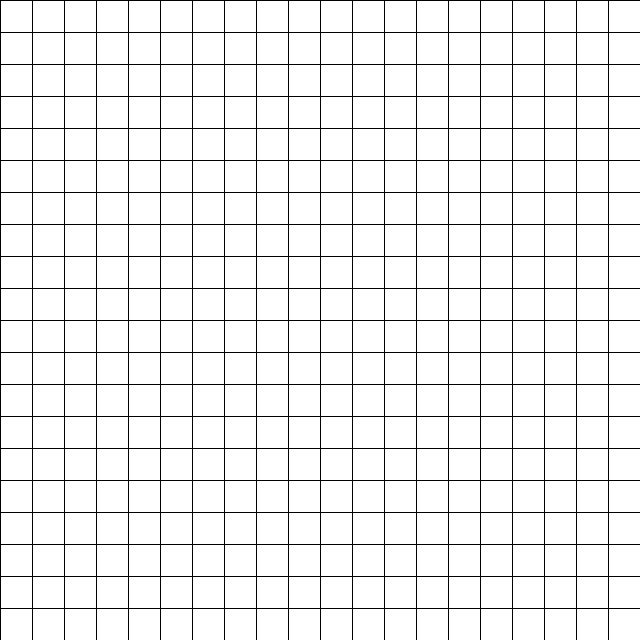

Rendered tile map (Tiled .tmx) drawn with the repository's tilesets; below, a short description and the map source with its tile grids summarised:
An orthogonal 20x20 tile map with 32x32 px tiles, 1 tile layer (Tile Layer 1).

<map version="1.0" orientation="orthogonal" width="20" height="20" tilewidth="32" tileheight="32">
 <tileset firstgid="1" name="grass1" tilewidth="32" tileheight="32">
  <image source="grass1.png" width="128" height="128" />
 </tileset>
 <layer name="Tile Layer 1" width="20" height="20">
  <data>[400 cells, 400 non-empty, 1 distinct tile ids]</data>
 </layer>
</map>